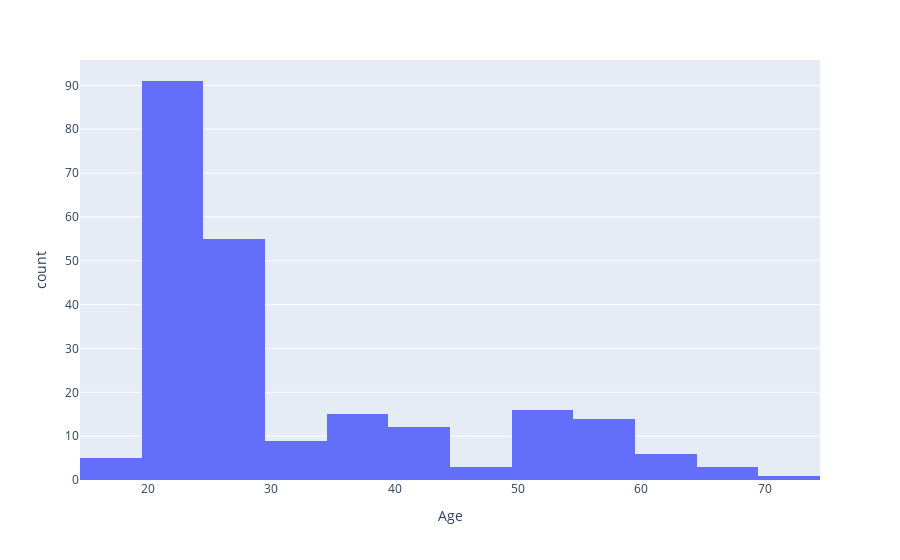
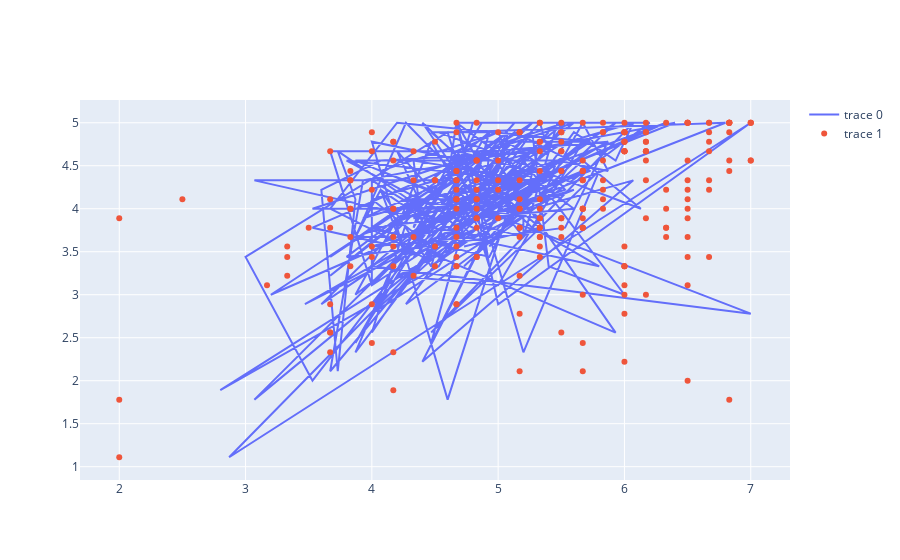

Source (notebook cell) for these figures, in order:
### Markdown cell above
### Let's explore the data a little bit:

### Code cell
figAge = px.histogram(df,x='Age', histfunc = 'sum')
figAge.show() # does not work for me anymore ??????
figAge.write_html('figAge.html', auto_open = True)

figAgeEnv = px.scatter(df, x='Age', y='EnvironmentalAttitude')
figAgeEnv.write_html('figAgeEnv.html', auto_open = True)

figAtti = px.scatter(df, x='EnvironmentalAttitude', y='Attitude')
figAtti.write_html('figAtti.html', auto_open = True)

figRA = px.scatter(df, x='RelativeAdvantage', y='Attitude')
figRA.write_html('figRA.html', auto_open = True)

figComp = px.scatter(df, x='Compatibility', y='Attitude')
figComp.write_html('figComp.html', auto_open = True)

figCom = px.scatter(df, x='Complexity', y='Attitude')
figCom.write_html('figCom.html', auto_open = True)

#this does not show up either ... do same for you???
trace1 = go.Scatter(x=df.RelativeAdvantage, y=df.Attitude, mode='lines')
trace2 = go.Scatter(x=df.Compatibility, y=df.Attitude, mode='markers')
iplot(go.Figure([trace1, trace2]))

### Figure 1 — Plotly figure (JSON) as saved in the notebook; plotly's stock layout.template omitted (floating-point values rounded to 4 significant figures; data arrays with more than 128 entries replaced by an {"elided": "..."} marker saying what was removed)
{"data": [{"alignmentgroup": "True", "bingroup": "x", "histfunc": "sum", "hoverlabel": {"namelength": 0}, "hovertemplate": "Age=%{x}<br>count=%{y}", "legendgroup": "", "marker": {"color": "#636efa"}, "name": "", "offsetgroup": "", "orientation": "v", "showlegend": false, "type": "histogram", "x": {"elided": "230 int values"}, "xaxis": "x", "yaxis": "y"}], "layout": {"barmode": "relative", "legend": {"tracegroupgap": 0}, "margin": {"t": 60}, "xaxis": {"anchor": "y", "domain": [0, 1], "title": {"text": "Age"}}, "yaxis": {"anchor": "x", "domain": [0, 1], "title": {"text": "count"}}}}

### Figure 2 — Plotly figure (JSON) as saved in the notebook; plotly's stock layout.template omitted (floating-point values rounded to 4 significant figures; data arrays with more than 128 entries replaced by an {"elided": "..."} marker saying what was removed)
{"data": [{"mode": "lines", "type": "scatter", "x": {"elided": "230 float values"}, "y": {"elided": "230 float values"}}, {"mode": "markers", "type": "scatter", "x": {"elided": "230 float values"}, "y": {"elided": "230 float values"}}], "layout": {}}
